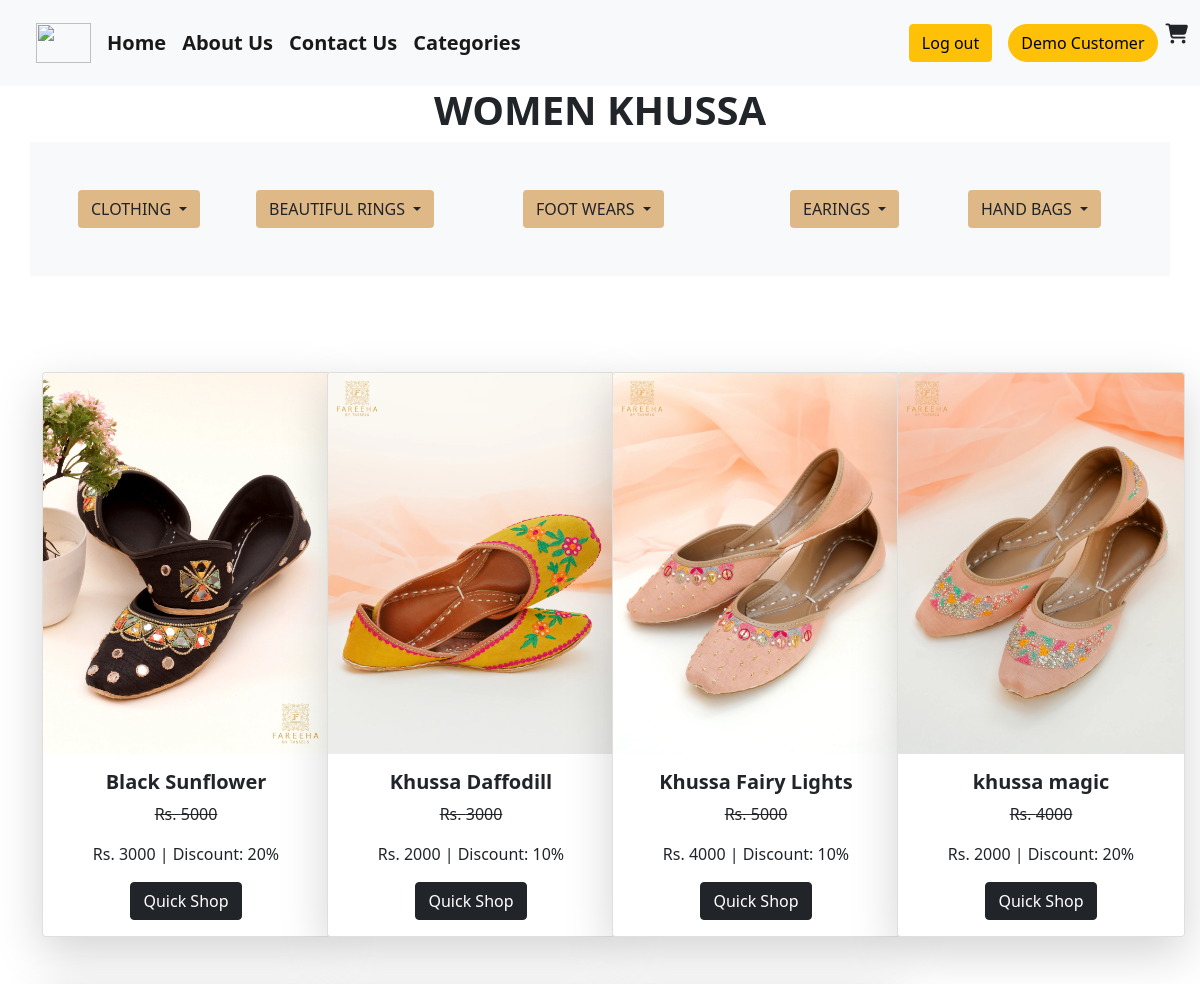
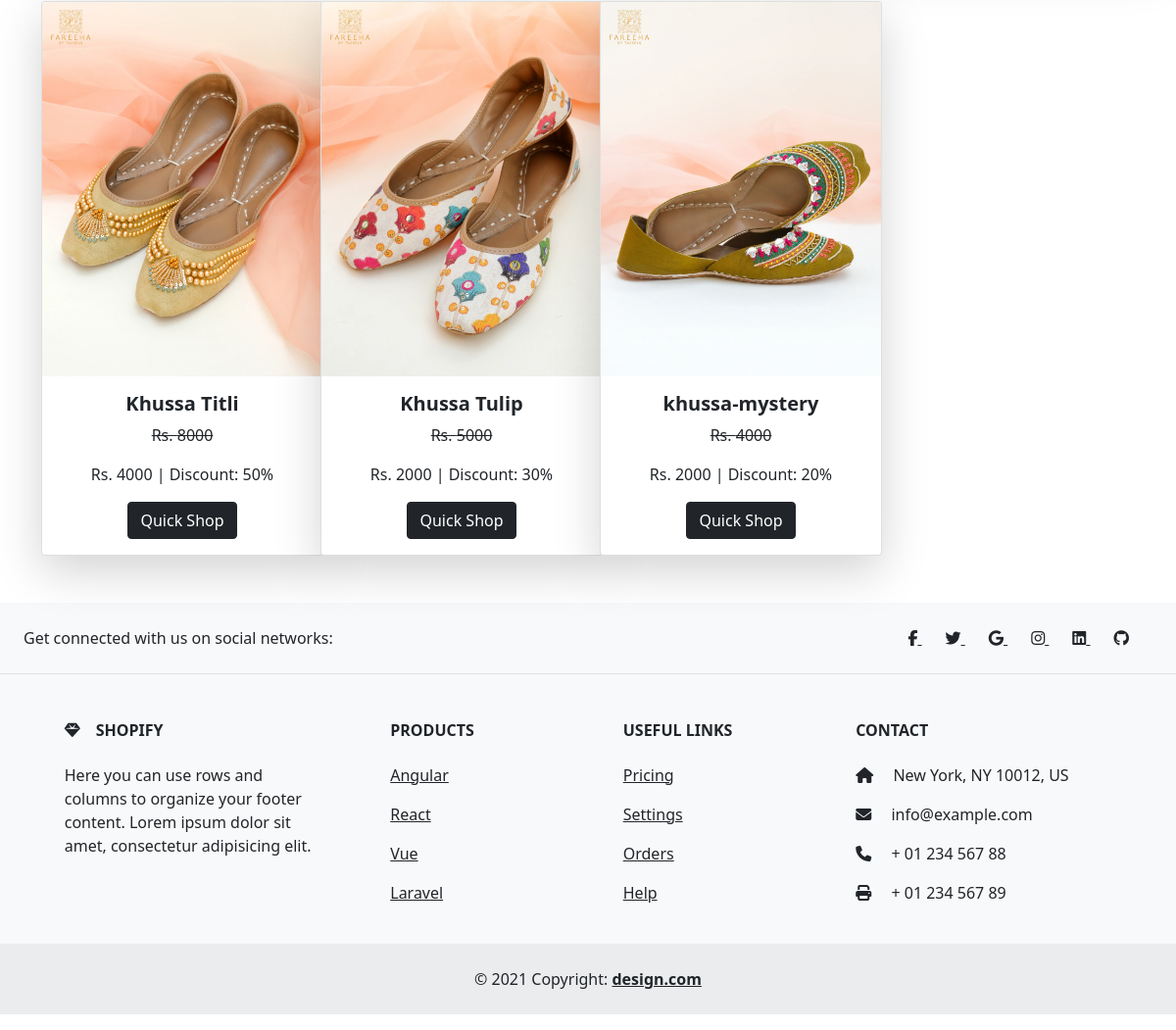
The app's page /khussa-footwear.php (signed in) with its own data (2 pictures, top to bottom).
### tables this page shows
CREATE TABLE `w_details` (
  `id` int(255) NOT NULL AUTO_INCREMENT,
  `name` varchar(255) NOT NULL,
  `description` varchar(255) NOT NULL,
  `dead` varchar(255) NOT NULL,
  `sale` varchar(255) NOT NULL,
  `total` varchar(255) NOT NULL,
  `category` varchar(255) NOT NULL,
  `sub-category` varchar(255) NOT NULL,
  `image` varchar(255) NOT NULL,
  PRIMARY KEY (`id`)
);

### helpers.php (called while the page is built, shortened)
<?php
if (!function_exists('esc')) {
    function e($value)
    {
        return htmlspecialchars((string) $value, ENT_QUOTES, 'UTF-8');
    }
}

### khussa-footwear.php (the view, shortened to what this page needs)
<?php require_once __DIR__ . '/helpers.php'; ?>
<?php
if (!isset($_SESSION['aid'])) {
    header('location:loginn.php'); exit;
} else {
    $name = $_SESSION['name'];
}
?>
<!DOCTYPE html>
<html lang="en">
<head>
  <link href="https://cdn.jsdelivr.net/npm/bootstrap@5.0.2/dist/css/bootstrap.min.css" rel="stylesheet">
  <link rel="stylesheet" href="https://cdnjs.cloudflare.com/ajax/libs/font-awesome/6.4.2/css/all.min.css">
</head>
<body>
  <nav class="navbar navbar-expand-lg navbar-light bg-light">
    <div class="container-fluid fw-bold">
      <a class="navbar-brand ms-4 rounded-circle" href="#"> <img src="./shopping-cart.png" alt="" height="40px" width="55px"></a>
      <div class="collapse navbar-collapse" id="navbarSupportedContent">
        <ul class="navbar-nav me-auto mb-2 mb-lg-0">
          <li class="nav-item">
            <a class="navbar-brand" href="./index1.php">Home</a>
          </li>
          <li class="nav-item">
            <a class="navbar-brand" href="./about1.php">About Us</a>
          </li>
          <li class="nav-item">
            <a class="navbar-brand" href="./contect1.php">Contact Us</a>
          </li>
          <li class="nav-item">
            <a class="navbar-brand" href="./categories1.php">Categories</a>
          </li>
        </ul>
        <ul style="list-style-type: none;" class="mt-3">
          <li class="nav-item">
            <a class="navbar-brand" href="./logout.php"><button class="btn btn-warning">Log out</button></a>
          </li>
        </ul>
        <form class="d-flex">
        <button class="btn btn-warning rounded-pill me-2"><?php echo e($name); ?></button>
          <i class="fa fa-cart-shopping fs-5"></i>
        </form>
      </div>
    </div>
  </nav>
  <div class="container">
    <div class="row">
      <div class="col-lg-12 col-md-12">
        <h1 class="text-center fw-bold">WOMEN KHUSSA</h1>
      </div>
    </div>
  </div>
  <div class="container bg-light p-5">
    <div class="dropdwn row">
      <div class=" arrival col-lg-2 col-md-4">
        <div class="dropdown">
          <button class="btn dropdown-toggle" type="button" id="dropdownMenuButton1" data-bs-toggle="dropdown" aria-expanded="false" style="background-color:burlywood;">
            CLOTHING
          </button>
        </div>
      </div>
      <div class="drp-boys col-lg-3 col-md-4">
        <div class="dropdown">
          <button class="btn dropdown-toggle" type="button" id="dropdownMenuButton1" data-bs-toggle="dropdown" aria-expanded="false" style="background-color:burlywood;">
            BEAUTIFUL RINGS
          </button>
        </div>
      </div>
      <div class="toddler-kids col-lg-3 col-md-4">
        <div class="dropdown">
          <button class="btn dropdown-toggle" type="button" id="dropdownMenuButton1" data-bs-toggle="dropdown" aria-expanded="false" style="background-color:burlywood;">
            FOOT WEARS
          </button>
        </div>
      </div>
      <div class="drp-girls col-lg-2 col-md-4">
        <div class="dropdown">
          <button class="btn dropdown-toggle" type="button" id="dropdownMenuButton1" data-bs-toggle="dropdown" aria-expanded="false" style="background-color:burlywood;">
            EARINGS
          </button>
        </div>
      </div>
      <div class="eastren col-lg-2 col-md-4">
        <div class="dropdown">
          <button class="btn dropdown-toggle" type="button" id="dropdownMenuButton1" data-bs-toggle="dropdown" aria-expanded="false" style="background-color:burlywood;">
            HAND BAGS
          </button>
        </div>
      </div>
    </div>
  </div>
  <div class="container mt-5">
    <div class="row">
      <?php
      include './conn.php';
      $select = "SELECT * FROM `w_details` WHERE `category` = 'khussa'";
      $query = mysqli_query($conn, $select);
      while ($result = mysqli_fetch_array($query)) {
      ?>
        <div class="col-lg-3 col-md-6 text-center mt-5">
          <div class="card shadow-lg" style="width: 18rem;">
            <img src="./admin/upload/<?php echo e($result['image']); ?>" class="card-img-top" alt="...">
            <div class="card-body">
              <h5 class="card-title fw-bold"><?php echo e($result['name'])?></h5>
              <p class="card-text"> <strike>Rs. <?php echo e($result['dead'])?></strike></p>
              <p class="card-text"> Rs. <?php echo e($result['sale'])?> <span> | Discount: <?php echo e($result['total'])?></span></p>
              <a href="add-to-cart1.php?id=<?php echo e($result['id']); ?>" class="btn btn-dark">Quick Shop</a>
            </div>
          </div>
        </div>
      <?php
      }
      ?>
    </div>
  </div>
  <footer class="text-center text-lg-start bg-light text-dark mb-3 mt-5">
    <section class="d-flex justify-content-center justify-content-lg-between p-4 border-bottom">
      <div class="me-5 d-none d-lg-block">
        <span>Get connected with us on social networks:</span>
      </div>
      <div>
        <a href="" class="me-4 text-reset">
          <i class="fab fa-facebook-f"></i>
        </a>
        <a href="" class="me-4 text-reset">
          <i class="fab fa-twitter"></i>
        </a>
        <a href="" class="me-4 text-reset">
          <i class="fab fa-google"></i>
        </a>
        <a href="" class="me-4 text-reset">
          <i class="fab fa-instagram"></i>
        </a>
        <a href="" class="me-4 text-reset">
          <i class="fab fa-linkedin"></i>
        </a>
        <a href="" class="me-4 text-reset">
          <i class="fab fa-github"></i>
        </a>
      </div>
    </section>
    <section class="">
      <div class="container text-center text-md-start mt-5">
        <div class="row mt-3">
          <div class="col-md-3 col-lg-4 col-xl-3 mx-auto mb-4">
            <h6 class="text-uppercase fw-bold mb-4">
              <i class="fas fa-gem me-3"></i>Shopify
            </h6>
            <p>
              Here you can use rows and columns to organize your footer content. Lorem ipsum
              dolor sit amet, consectetur adipisicing elit.
            </p>
          </div>
          <div class="col-md-2 col-lg-2 col-xl-2 mx-auto mb-4">
            <h6 class="text-uppercase fw-bold mb-4">
              Products
            </h6>
            <p>
              <a href="#!" class="text-reset">Angular</a>
            </p>
            <p>
              <a href="#!" class="text-reset">React</a>
            </p>
            <p>
              <a href="#!" class="text-reset">Vue</a>
            </p>
            <p>
              <a href="#!" class="text-reset">Laravel</a>
            </p>
          </div>
          <div class="col-md-3 col-lg-2 col-xl-2 mx-auto mb-4">
            <h6 class="text-uppercase fw-bold mb-4">
              Useful links
            </h6>
            <p>
              <a href="#!" class="text-reset">Pricing</a>
            </p>
            <p>
              <a href="#!" class="text-reset">Settings</a>
            </p>
            <p>
              <a href="#!" class="text-reset">Orders</a>
            </p>
            <p>
              <a href="#!" class="text-reset">Help</a>
            </p>
          </div>
          <div class="col-md-4 col-lg-3 col-xl-3 mx-auto mb-md-0 mb-4">
            <h6 class="text-uppercase fw-bold mb-4">Contact</h6>
            <p><i class="fas fa-home me-3"></i> New York, NY 10012, US</p>
            <p>
              <i class="fas fa-envelope me-3"></i>
              info@example.com
            </p>
            <p><i class="fas fa-phone me-3"></i> + 01 234 567 88</p>
            <p><i class="fas fa-print me-3"></i> + 01 234 567 89</p>
          </div>
        </div>
      </div>
    </section>
    <div class="text-center p-4" style="background-color: rgba(0, 0, 0, 0.05);">
      © 2021 Copyright:
      <a class="text-reset fw-bold" href="">design.com</a>
    </div>
  </footer>
</body>
</html>

### records on screen
w_details: image (picture), name "Black Sunflower", dead "5000", sale "3000", total "20%"
w_details: image (picture), name "Khussa Daffodill", dead "3000", sale "2000", total "10%"
w_details: image (picture), name "Khussa Fairy Lights", dead "5000", sale "4000", total "10%"
w_details: image (picture), name "khussa magic", dead "4000", sale "2000", total "20%"
w_details: image (picture), name "Khussa Titli", dead "8000", sale "4000", total "50%"
w_details: image (picture), name "Khussa Tulip", dead "5000", sale "2000", total "30%"
w_details: image (picture), name "khussa-mystery", dead "4000", sale "2000", total "20%"

### other values on screen
$name "Demo Customer"
